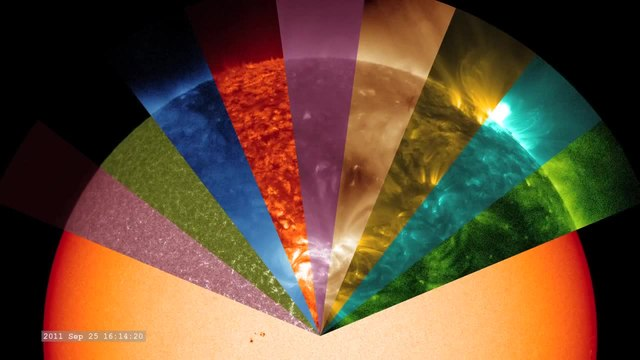
%> input picture example.jpg, 640 x 360 px
$ octave TCC_FCC.m   (GNU Octave 9; MATLAB toolbox functions it lacks are replaced by stand-ins)
%> lines starting %> are read from the running program, lines starting %| are printed output that depends on the picture
img = imread('example.jpg');
%> img is the input picture: size 360x640x3 uint8; mean R, G, B 102.6, 76.8, 52.9
b1 = img(:,:,1); % red
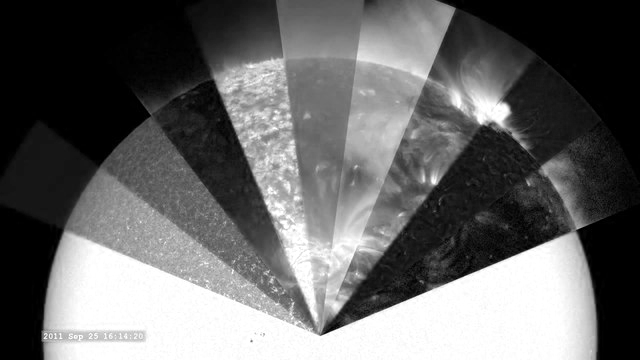
%> b1: size 360x640 uint8; min 0, max 255, mean 102.6
b2 = img(:,:,2); % green
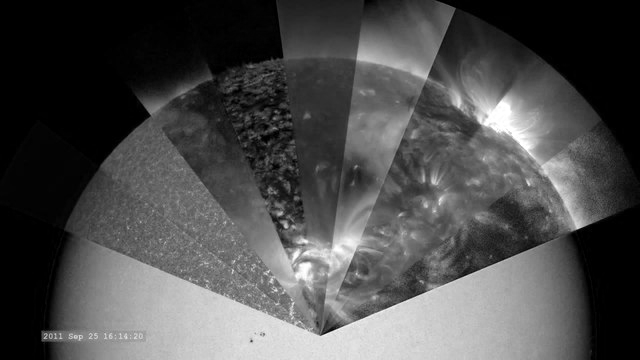
%> b2: size 360x640 uint8; min 0, max 255, mean 76.8
b3 = img(:,:,3); % blue
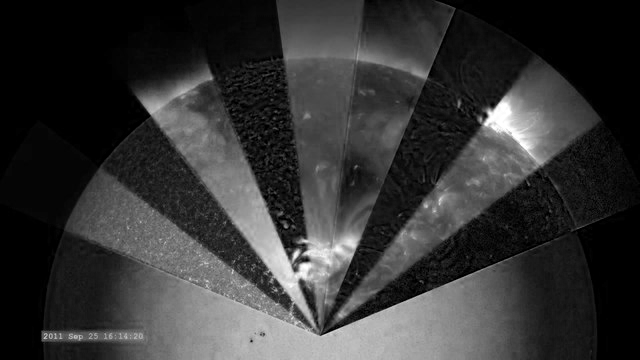
%> b3: size 360x640 uint8; min 0, max 255, mean 52.9
% [4 lines of commented-out code are left out]
tcc = cat(3,b1,b2,b3);
subplot(1,2,1); imshow(tcc);
fcc = cat(3,b3,b1,b3);
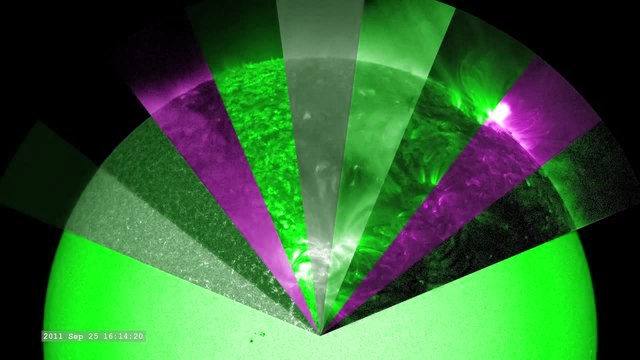
%> fcc: size 360x640x3 uint8; mean R, G, B 52.9, 102.6, 52.9
subplot(1,2,2); imshow(fcc);
